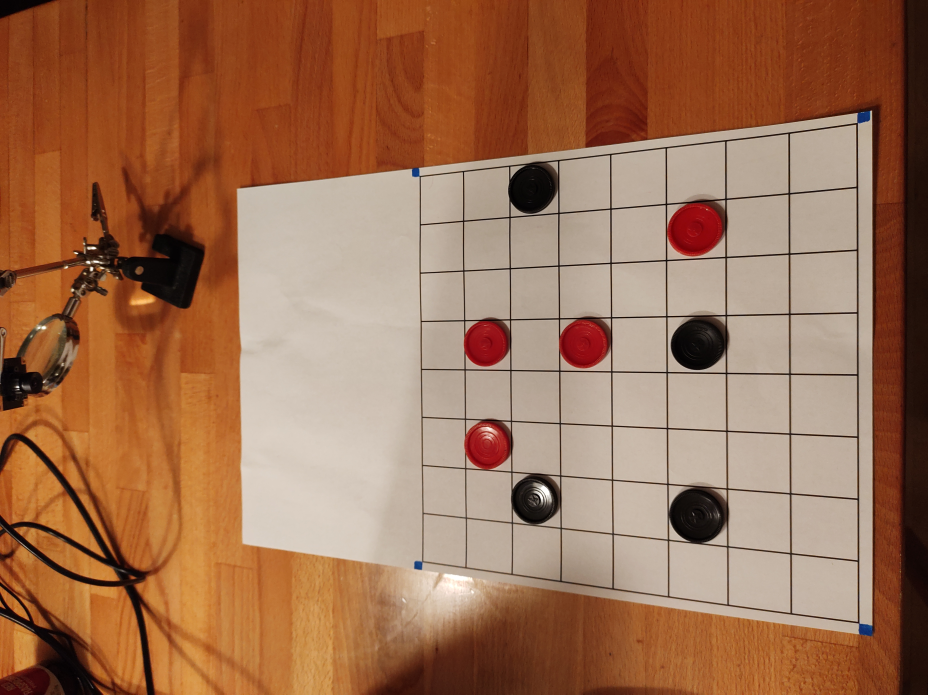
#> input picture angled.jpg, 4640 x 3472 px (shown at 1/5 size)
$ python -i BoardOCR.py   (imports and definitions only)
#> lines starting #> are read from the running program, lines starting #| are printed output that depends on the picture
from PIL import Image

def checkHist(hist, threshold = 90):
    total = 0
    for val in hist[100:]:
        total += val
    return total > threshold

def getValueAt(image, i, j):
    cropped = image.crop((i * 16, j * 16, (i + 1) * 16, (j + 1) * 16))
    red = checkHist(cropped.split()[0].histogram(), 120)
    blue = checkHist(cropped.split()[1].histogram(), 120)
    #green = checkHist(cropped.split()[2].histogram())

    retVal = 0

    if(red):
        retVal += 1

    if(blue):
        retVal += 2

    if(blue):
        retVal += 4

    if(retVal == 3):
        if(checkHist(cropped.split()[0].histogram(), 128)):
            retVal += 1
    return retVal

def getBoardString(img):
    printString = "2"
    for i in range(8):
        printString += " "
        for j in range(8):
            if((i + j) % 2 == 0):
                val = getValueAt(img, j, i)
                if(val == 0):
                    printString += "2-"
                elif(val == 1):
                    printString += "0-"
                elif(val == 3):
                    printString += "2C"
                elif(val == 4):
                    printString += "0C"
                else:
                    printString += "1-"
    return printString

def locateCorner(img):
    hist = img.split()
    iTotal = 0
    jTotal = 0
    counter = 0
    for i in range(img.width):
        for j in range(img.height):
            if hist[2].getpixel((i, j)) > 100 and hist[2].getpixel((i, j)) > 1.5 * hist[0].getpixel((i, j)):
                iTotal += i
                jTotal += j
                counter += 1
    return (iTotal / counter, jTotal / counter)

def getBoardStringFromImage(fileName):
#> called with fileName = 'angled.jpg'
    img = Image.open(fileName)
#> img is the input picture: PIL image 4640x3472 RGB; mean R, G, B 158.2, 112.1, 83.1
    #img = img.resize((int(img.width / 4), int(img.height / 4)))
    cropped = img#.crop((1800, 0, img.width, img.height))
    ulCorner = locateCorner(cropped.crop((0, 0, cropped.width / 2, cropped.height / 2)))
#> ulCorner = (2078.6, 863.4)
    urCorner = locateCorner(cropped.crop((cropped.width / 2, 0, cropped.width, cropped.height / 2)))
#> urCorner = (2000, 584)
    llCorner = locateCorner(cropped.crop((0, cropped.height / 2, cropped.width / 2, cropped.height)))
#> llCorner = (2091.3, 1090.3)
    lrCorner = locateCorner(cropped.crop((cropped.width / 2, cropped.height / 2, cropped.width, cropped.height)))
#> lrCorner = (2007, 1411.5)

    o = 8

    cropped = cropped.transform((128, 128), Image.QUAD,
        (llCorner[0] + o, llCorner[1] - o + cropped.height / 2,
        lrCorner[0] - o + cropped.width / 2,  lrCorner[1] - o + cropped.height / 2,
        urCorner[0] - o + cropped.width / 2, urCorner[1] + o,
        ulCorner[0] + o, ulCorner[1] + o))
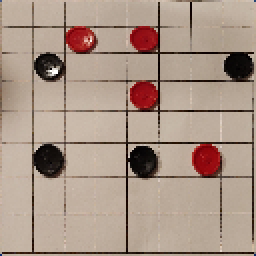
#> cropped: PIL image 128x128 RGB (shown 2 times larger); mean R, G, B 170.7, 150.4, 136.4
    cropped = cropped.rotate(90)
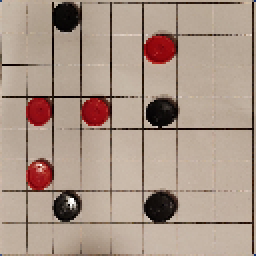
#> cropped: PIL image 128x128 RGB (shown 2 times larger); mean R, G, B 170.7, 150.4, 136.4
    cropped.save('test.jpg')

    boardString = getBoardString(cropped)
#> the loop in getBoardString, `for i in range(8):` made 8 passes
#> pass 1, in getValueAt, `cropped = image.crop((i * 16, j * 16, (i + 1) * 16, (j + 1) * 16))`:
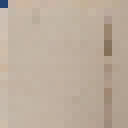
#> cropped: PIL image 16x16 RGB (shown 8 times larger); mean R, G, B 188.9, 173.3, 157.5
#> pass 1, in getValueAt (call 2), `cropped = image.crop((i * 16, j * 16, (i + 1) * 16, (j + 1) * 16))`:
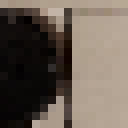
#> cropped: PIL image 16x16 RGB (shown 8 times larger); mean R, G, B 105.8, 94.5, 84.3
#> pass 1, in getValueAt (call 3), `cropped = image.crop((i * 16, j * 16, (i + 1) * 16, (j + 1) * 16))`:
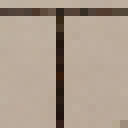
#> cropped: PIL image 16x16 RGB (shown 8 times larger); mean R, G, B 173.6, 157.7, 142.7
#> pass 1, in getValueAt (call 4), `cropped = image.crop((i * 16, j * 16, (i + 1) * 16, (j + 1) * 16))`:
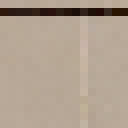
#> cropped: PIL image 16x16 RGB (shown 8 times larger); mean R, G, B 175.8, 159.8, 143.7
    print(boardString)
#| 2 1-1-1-1- 1-1-1-1- 1-1-1-1- 0-1-1-1- 1-1-1-1- 0-1-1-1- 1-1-1-1- 1-1-1-1-
    return boardString

>>> result = getBoardStringFromImage('angled.jpg')

$ run again, on straight.jpg
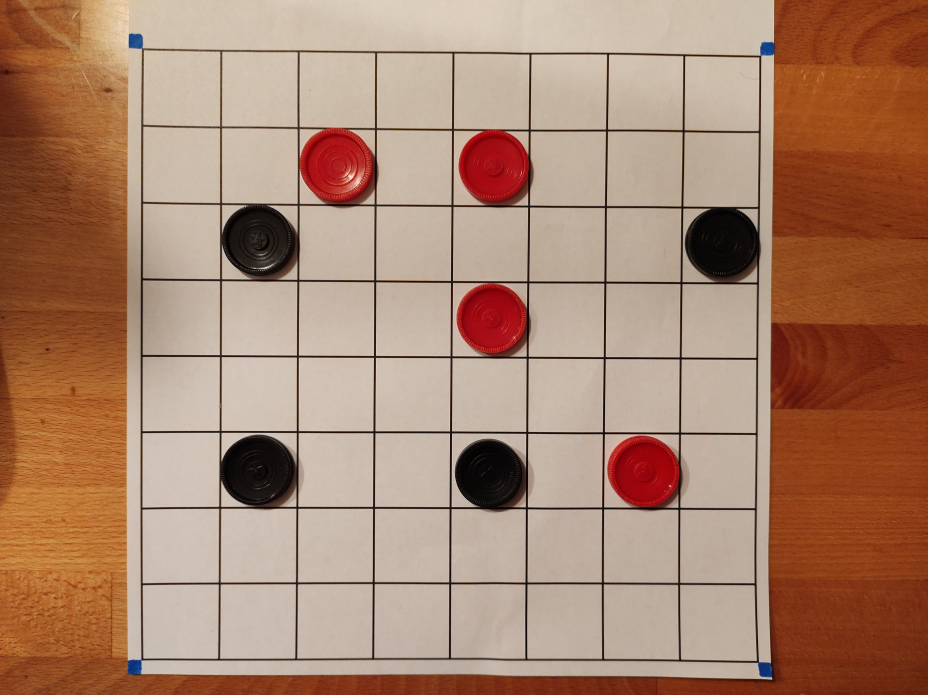
#> input picture straight.jpg, 4640 x 3472 px (shown at 1/5 size)
#> in getBoardStringFromImage, img is the input picture: PIL image 4640x3472 RGB; mean R, G, B 170, 133, 110.7
#> ulCorner = (678.2, 205.4)
#> urCorner = (1515.9, 244.1)
#> llCorner = (673.8, 1598.7)
#> lrCorner = (1505.7, 1613.3)
#> the loop in getBoardString, `for i in range(8):` made 8 passes
#> pass 1, in getValueAt (call 3), `cropped = image.crop((i * 16, j * 16, (i + 1) * 16, (j + 1) * 16))`:
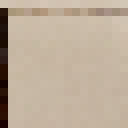
#> cropped: PIL image 16x16 RGB (shown 8 times larger); mean R, G, B 188.8, 172.4, 153.6
#> pass 1, in getValueAt (call 4), `cropped = image.crop((i * 16, j * 16, (i + 1) * 16, (j + 1) * 16))`:
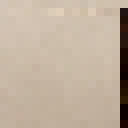
#> cropped: PIL image 16x16 RGB (shown 8 times larger); mean R, G, B 191.6, 175.3, 157.7
#| 2 1-1-1-1- 1-1-1-1- 1-1-1-1- 1-1-1-1- 1-1-1-1- 2-1-1-1- 1-1-1-1- 1-1-1-1-
